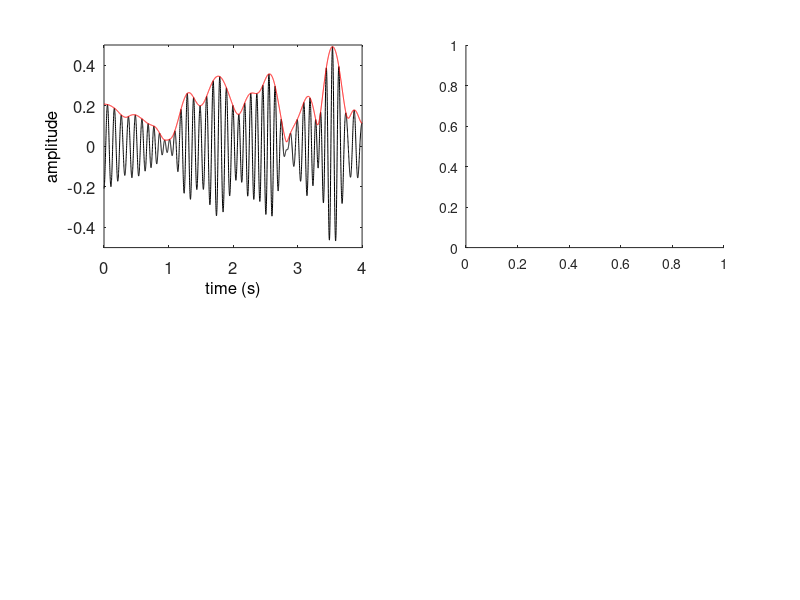

Write MATLAB code to recreate this figure. (Note: this script raises an error after producing the figure.)
%-------------------------------------------------------------------------------
% Function
%-------------------------------------------------------------------------------
function L1_information_processing_1D()

clc;

% parameters
fs = 1000;
nDuration = 4; 
N = nDuration * fs;
f0 = 2;

% time variable
dt = 1 / fs;
t = (0:dt:(nDuration - dt))';

% filtered noise
n = randn(N, 1);
[b, a] = butter(4, [8, 12] / (fs / 2));
yn = filtfilt(b, a, [n(end:-1:1); n; n(end:-1:1)]) * 2;
un = abs(hilbert(yn));
yn = yn((N + 1):(2 * N));
un = un((N + 1):(2 * N));

% modulated signal
fc = 10;
M = 0.5;
ys = sin(2 * pi * t * fc) .* (1 + M * cos(2 * pi * t * f0)) / 4;
us = abs(hilbert(ys));

% draw
subplot(2, 2, 1);
plot(t, yn, 'k'); hold on;
plot(t, un, 'Color', 'r'); 
set(gca, 'YLim', [-0.5, 0.5], 'FontSize', 12);
set(get(gca, 'XLabel'), 'String', 'time (s)', 'FontSize', 12);
set(get(gca, 'YLabel'), 'String', 'amplitude', 'FontSize', 12);

subplot(2, 2, 2);
plot(t, autocorr(un, length(un) - 1));
set(gca, 'YLim', [-1, 1], 'FontSize', 12);
set(get(gca, 'XLabel'), 'String', 'time (s)', 'FontSize', 12);
set(get(gca, 'YLabel'), 'String', 'correlation', 'FontSize', 12);

subplot(2, 2, 3);
plot(t, ys, 'k'); hold on;
plot(t, us, 'Color', 'r'); 
set(gca, 'YLim', [-0.5, 0.5], 'FontSize', 12);
set(get(gca, 'XLabel'), 'String', 'time (s)', 'FontSize', 12);
set(get(gca, 'YLabel'), 'String', 'amplitude', 'FontSize', 12);

subplot(2, 2, 4);
plot(t, autocorr(us, length(un) - 1));
set(gca, 'YLim', [-1, 1], 'FontSize', 12);
set(get(gca, 'XLabel'), 'String', 'time (s)', 'FontSize', 12);
set(get(gca, 'YLabel'), 'String', 'correlation', 'FontSize', 12);

end % end 

%-------------------------------------------------------------------------------